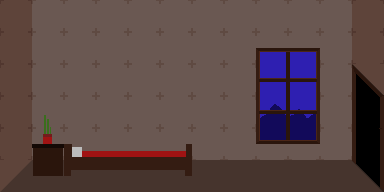

Below is a game level as drawn by its tile map, then a one-line description and the .tmx that defines it (tile-layer data replaced by summaries):
An orthogonal 12x6 tile map with 32x32 px tiles, 4 tile layers (background, circuit, interior, player) and 9 objects (circuit_lamp, circuit_flip_switch, text, PLAYER, teleport, ...).

<map version="1.2" tiledversion="1.3.0" orientation="orthogonal" renderorder="left-up" compressionlevel="0" width="12" height="6" tilewidth="32" tileheight="32" infinite="0" nextlayerid="12" nextobjectid="25">
 <properties>
  <property name="name" value="Boy's Room" />
 </properties>
 <tileset firstgid="1" name="interior" tilewidth="32" tileheight="32" tilecount="256" columns="16">
  <image source="interior.png" width="512" height="512" />
 </tileset>
 <layer id="3" name="background" width="12" height="6">
  <data>[72 cells, 72 non-empty, 7 distinct tile ids]</data>
 </layer>
 <layer id="10" name="circuit" width="12" height="6">
  <data>[72 cells, 0 non-empty, 0 distinct tile ids]</data>
 </layer>
 <objectgroup id="9" name="circuits" visible="0">
  <object id="17" type="circuit_lamp" x="128.25" y="98.25">
   <properties>
    <property name="circuit_id" value="1" />
   </properties>
   <point />
  </object>
  <object id="18" type="circuit_flip_switch" x="225.034" y="131.125">
   <properties>
    <property name="circuit_id" value="1" />
   </properties>
   <point />
  </object>
 </objectgroup>
 <layer id="6" name="interior" width="12" height="6" offsetx="0" offsety="16">
  <data>[72 cells, 12 non-empty, 12 distinct tile ids]</data>
 </layer>
 <objectgroup id="4" name="lights">
  <object id="24" type="text" x="248.125" y="149.125" width="80.5" height="27.125">
   <properties>
    <property name="message" value="It is so quiet outside. Is this normal?" />
   </properties>
  </object>
 </objectgroup>
 <layer id="11" name="player" width="12" height="6">
  <data>[72 cells, 0 non-empty, 0 distinct tile ids]</data>
 </layer>
 <objectgroup id="7" name="collisions">
  <object id="4" x="5.10536" y="184.22" width="426.307" height="4.13633">
   <properties>
    <property name="physics.enabled" type="bool" value="true" />
   </properties>
  </object>
  <object id="11" x="1.301" y="-0.971573" width="4.898" height="189.057">
   <properties>
    <property name="physics.enabled" type="bool" value="true" />
   </properties>
  </object>
  <object id="12" x="378.983" y="7.85777" width="4.898" height="177.239">
   <properties>
    <property name="physics.enabled" type="bool" value="true" />
   </properties>
  </object>
  <object id="16" type="PLAYER" x="125.75" y="151.875">
   <properties>
    <property name="collision" type="bool" value="false" />
    <property name="lighting.color" type="color" value="#a6ffa280" />
    <property name="lighting.range" type="float" value="300" />
   </properties>
   <point />
  </object>
  <object id="21" type="teleport" x="352.977" y="81.9659" width="15" height="89.1364">
   <properties>
    <property name="collision" type="bool" value="false" />
    <property name="file" value="tmx/hallway.tmx" />
    <property name="id" value="door-right" />
    <property name="producer" value="PLAYER" />
    <property name="target" value="door-left" />
    <property name="trigger.enteronly" type="bool" value="true" />
   </properties>
  </object>
  <object id="22" type="light" x="289.25" y="97.75">
   <properties>
    <property name="lighting.color" type="color" value="#b41d00ff" />
    <property name="lighting.range" type="float" value="450" />
   </properties>
   <point />
  </object>
 </objectgroup>
</map>
